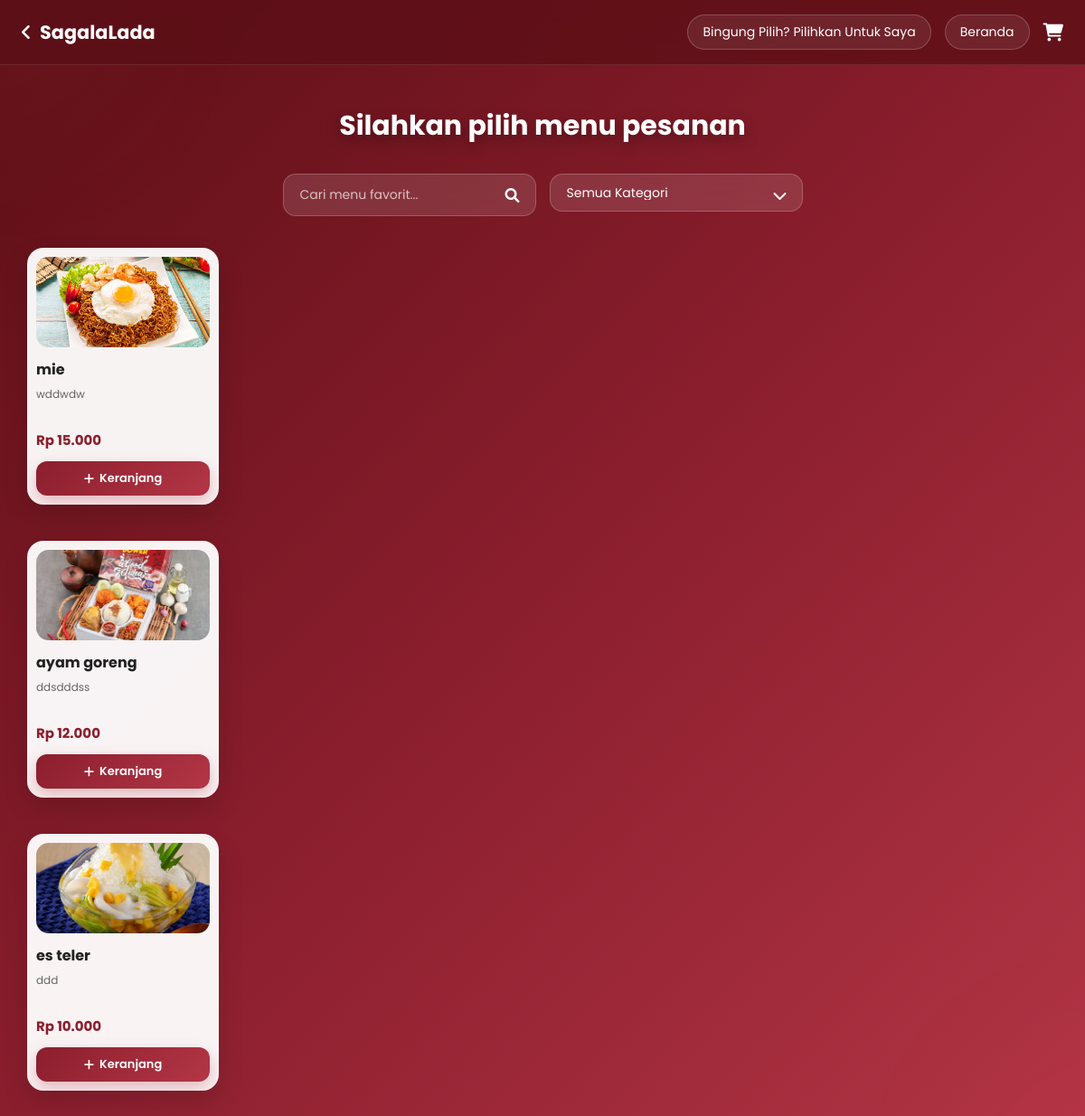
/pelanggan/menu.php, run on the app's committed database.
### tables this page shows
CREATE TABLE `menu` (
  `id_menu` int(11) NOT NULL,
  `nama_menu` varchar(100) DEFAULT NULL,
  `harga` int(11) DEFAULT NULL,
  `stok` int(11) DEFAULT NULL,
  `gambar` varchar(255) DEFAULT NULL,
  `id_kategori_menu` int(11) DEFAULT NULL,
  `id_admin` int(11) DEFAULT NULL,
  `deskripsi_menu` text NOT NULL
);

### pelanggan/menu.php (the view, shortened to what this page needs)
<!DOCTYPE html>
<html lang="id">
<head>
    <link rel="stylesheet" href="https://cdnjs.cloudflare.com/ajax/libs/font-awesome/6.0.0/css/all.min.css">
    <link rel="stylesheet" href="css/style_menu.css">
</head>
<body>
<?php
include "koneksi.php";
$search = isset($_GET['search'])
    ? mysqli_real_escape_string($conn, $_GET['search'])
    : '';
$query = "SELECT menu.*, kategori_menu.nama_kategori_menu
          FROM menu
          JOIN kategori_menu
          ON menu.id_kategori_menu = kategori_menu.id_kategori_menu
          WHERE menu.nama_menu LIKE '%$search%'";
$result = mysqli_query($conn, $query);
$menu_berdasarkan_kategori = [];
while($row = mysqli_fetch_assoc($result)) {
    $cat_name = strtolower($row['nama_kategori_menu']);
    $menu_berdasarkan_kategori[$cat_name][] = $row;
}
$urutan_kategori = ['paket', 'makanan', 'minuman'];
?>
<header class="dashboard-header">
    <div class="logo">
        <a href="../index.html" class="back-icon">
            <i class="fa-solid fa-angle-left"></i>
        </a>
        SagalaLada
    </div>
    <div class="menu-right">
        <a href="rekomendasi.php" class="dashboard-link">
            Bingung Pilih? Pilihkan Untuk Saya
        </a>
        <a href="../index.html" class="dashboard-link">Beranda</a>
        <a href="keranjang.php" class="keranjang-link cart-icon">
            <i class="fa-solid fa-cart-shopping"></i>
        </a>
    </div>
</header>
<div class="container" id="menu-section">
    <h2 class="main-title">
        Silahkan pilih menu pesanan
    </h2>
    <form action="" method="GET" id="filterForm">
        <div class="search-wrapper">
            <div class="search-box">
                <input
                    type="text"
                    name="search"
                    placeholder="Cari menu favorit..."
                    value="<?php echo htmlspecialchars($search); ?>"
                    autocomplete="off"
                >
                <i class="fas fa-search"></i>
            </div>
            <div class="dropdown-container">
                <select
                    name="kategori"
                    class="dropdown-menu"
                    onchange="this.form.submit()"
                >
                    <option value="">
                        Semua Kategori
                    </option>
                </select>
                <i class="fas fa-chevron-down dropdown-icon"></i>
            </div>
        </div>
    </form>
        <?php
        if(count($menu_berdasarkan_kategori) > 0) {
            foreach ($urutan_kategori as $kat_key) {
                if (isset($menu_berdasarkan_kategori[$kat_key])) {
                    echo "<div class='menu-grid'>";
                    foreach ($menu_berdasarkan_kategori[$kat_key] as $row) {
                        $foto = "../admind/crud/menu/upload/" . $row['gambar'];
                        ?>
                        <div class="card-menu">
                            <img
                                src="<?php echo $foto; ?>"
                                alt="<?php echo $row['nama_menu']; ?>"
                            >
                            <h4>
                                <?php echo $row['nama_menu']; ?>
                            </h4>
                            <p class="desc">
                                <?php echo $row['deskripsi_menu']; ?>
                            </p>
                            <div class="price">
                                Rp <?php echo number_format($row['harga'], 0, ',', '.'); ?>
                            </div>
                            <a
                                href="tambah_keranjang.php?id=<?php echo $row['id_menu']; ?>"
                                class="btn-add"
                            >
                                <i class="fa-solid fa-plus"></i>
                                Keranjang
                            </a>
                        </div>
                        <?php
                    }
                    echo "</div>";
                }
            }
                        ?>
                        <?php
        } else {
            ?>
            <div class="empty-menu">
                <h3>Menu tidak ditemukan</h3>
            </div>
            <?php
        }
        ?>
</div>
</body>
</html>

### pelanggan/css/style_menu.css (style rules this page uses)
:root { --primary-dark: #5c0f16; --primary-red: #8b1e2d; --accent-red: #b33646; --soft-pink: #ffccd5; --black: #212121; --dark-gray: #383838; --light-gray: #f8f9fa; --white: #ffffff; --shadow: 0 10px 30px rgba(0,0,0,0.12); }
* { margin: 0; padding: 0; box-sizing: border-box; font-family: 'Poppins', sans-serif; }
html { scroll-behavior: smooth; }
body { background: linear-gradient(135deg, #5c0f16, #8b1e2d, #b33646); min-height: 100vh; overflow-x: hidden; position: relative; }
body::before, body::after { content: ''; position: fixed; width: 150px; height: 150px; border-radius: 50%; filter: blur(120px); z-index: -1; opacity: 0.35; }
body::before { background: #ff6b81; top: -100px; left: -100px; }
body::after { background: #ff4757; bottom: -120px; right: -120px; }
.dashboard-header { background: rgba(92, 15, 22, 0.78); backdrop-filter: blur(12px); color: white; padding: 1rem 1.5rem; display: flex; justify-content: space-between; align-items: center; position: sticky; top: 0; z-index: 999; border-bottom: 1px solid rgba(255,255,255,0.1); }
.logo { font-size: 1.3rem; font-weight: 700; display: flex; align-items: center; gap: 10px; }
.back-icon { color: white; text-decoration: none; font-size: 20px; transition: 0.3s; }
.menu-right { display: flex; align-items: center; gap: 15px; }
.dashboard-link { text-decoration: none; color: white; padding: 8px 16px; border-radius: 30px; border: 1px solid rgba(255,255,255,0.2); background: rgba(255,255,255,0.08); transition: 0.3s; font-size: 14px; }
.keranjang-link { color: white; font-size: 20px; transition: 0.3s; }
.container { width: 100%; max-width: 1800px; margin: 25px auto; padding: 20px 30px; }
.main-title { text-align: center; color: white; font-size: 30px; font-weight: 700; margin-bottom: 30px; text-shadow: 0 5px 15px rgba(0,0,0,0.35); }
.search-wrapper { display: flex; justify-content: center; gap: 15px; flex-wrap: wrap; margin-bottom: 35px; }
.search-box, .dropdown-container { width: 280px; position: relative; }
.search-box input, .dropdown-menu { width: 100%; padding: 12px 45px 12px 18px; border-radius: 14px; border: 1px solid rgba(255,255,255,0.2); background: rgba(255,255,255,0.12); backdrop-filter: blur(10px); color: white; outline: none; font-size: 14px; transition: 0.3s; }
.search-box input::placeholder { color: rgba(255,255,255,0.7); }
.search-box i, .dropdown-icon { position: absolute; top: 50%; right: 18px; transform: translateY(-50%); color: white; pointer-events: none; }
.dropdown-menu { appearance: none; -webkit-appearance: none; -moz-appearance: none; }
.dropdown-menu option { color: black; }
.menu-grid { display: grid; grid-template-columns: repeat(6, minmax(0, 1fr)); gap: 20px; margin-bottom: 40px; width: 100%; }
.card-menu { min-width: 0; display: flex; flex-direction: column; height: 100%; background: rgba(255,255,255,0.95); border-radius: 18px; padding: 10px; overflow: hidden; position: relative; box-shadow: 0 12px 28px rgba(0,0,0,0.15); transition: all 0.35s ease; }
.card-menu img { width: 100%; height: 100px; object-fit: cover; border-radius: 14px; margin-bottom: 12px; transition: transform 0.45s ease; }
.card-menu h4 { color: var(--black); font-size: 16px; margin-bottom: 6px; font-weight: 700; }
.card-menu .desc { color: #666; font-size: 12px; line-height: 1.5; min-height: 38px; margin-bottom: 10px; }
.card-menu .price { color: var(--primary-red); font-size: 15px; font-weight: 700; margin-bottom: 12px; }
.btn-add { margin-top: auto; display: flex; align-items: center; justify-content: center; gap: 6px; background: linear-gradient(135deg, #8b1e2d, #b33646); color: white; text-decoration: none; padding: 9px; border-radius: 12px; font-weight: 600; font-size: 13px; transition: 0.35s; box-shadow: 0 8px 18px rgba(179, 54, 70, 0.3); }
@media (max-width: 1200px) { .menu-grid { grid-template-columns: repeat(5, 1fr); } }

### data on the page
menu: gambar (picture), nama_menu "mie", deskripsi_menu "wddwdw", harga "15.000"
menu: gambar (picture), nama_menu "ayam goreng", deskripsi_menu "ddsdddss", harga "12.000"
menu: gambar (picture), nama_menu "es teler", deskripsi_menu "ddd", harga "10.000"
